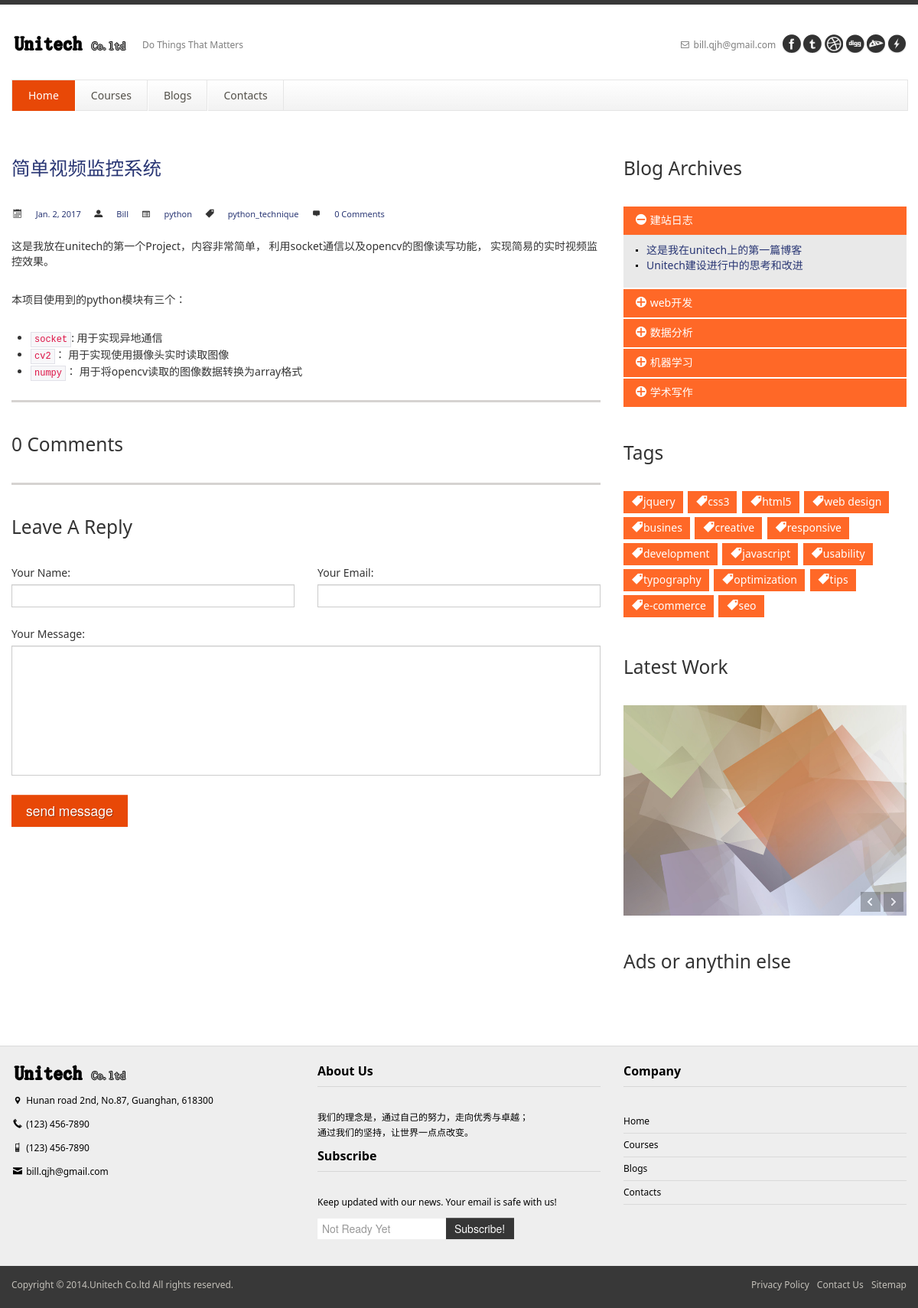
/blog/10/, run on an earlier commit of the app's database.
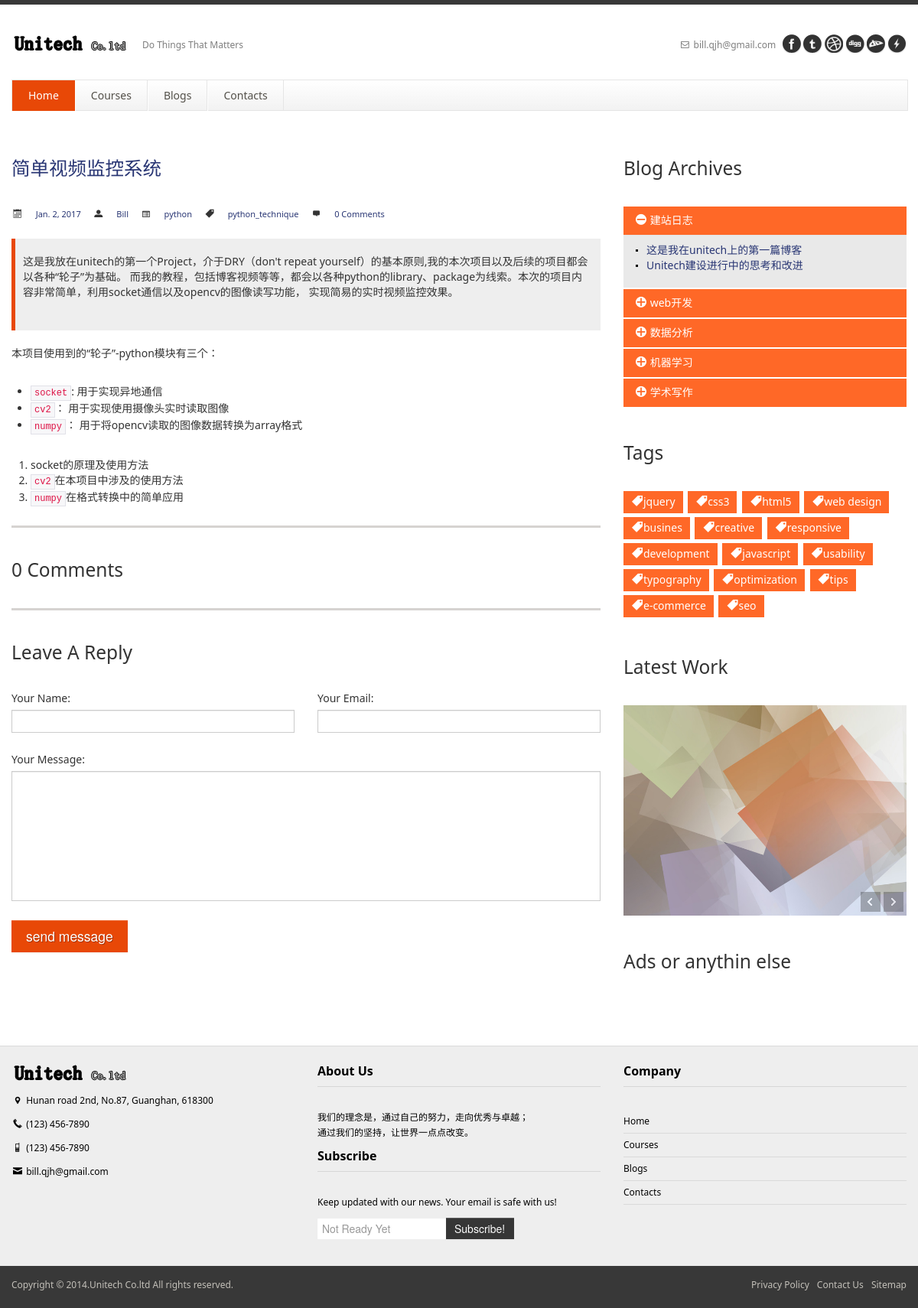
And on a later commit of the database.
### blogs/models.py (models this page shows, shortened)
class Post(models.Model):
    title = models.CharField(max_length=120)
    content = models.TextField()
    image = models.ImageField(null=True, blank=True, upload_to='post_pics')
    image_1170 = models.ImageField(null=True, blank=True, upload_to='post_pics')
    tags = models.ForeignKey(Category, on_delete=models.CASCADE, null=True, blank=True)
    publish_time = models.DateTimeField(auto_now=False, auto_now_add=False, null=True, blank=True)
    comment_num = models.CharField(max_length=5, null=True, blank=True)
    class Meta:
        ordering = ['-publish_time']

class Category(models.Model):
    name = models.CharField(max_length=100)

### blogs/views.py (the view, shortened to what this page needs)
# urls.py: url(r'^blog/(?P<id>\d+)/$', blog_views.my_blog_post),
@csrf_protect
def my_blog_post(request, id):
    post = get_object_or_404(Post, id=id)
    posts = Post.objects.all()
    comments = Comment.objects.all()
    tags = Tag.objects.all()
    comment_num = Comment.objects.filter(post=post).count()
    post.comment_num = comment_num
    post.save()
    comment_form =  CommentForm()
    c = {
        'post': post,
        'posts': posts,
        'comments': comments,
        'comment_form': comment_form,
        'comment_num': comment_num,
        'tags': tags,
      }
    return render(request, './blogs/my_blog_post.html', c)

### blogs/forms.py
class CommentForm(forms.ModelForm):
    class Meta:
        model = Comment
        fields = [
            "name",
            "email",
            "content",
        ]
    def __init__(self, *args, **kwargs):
        super(CommentForm, self).__init__(*args, **kwargs)
        self.fields['name'].widget.attrs.update({'class' : 'text-input span4'})
        self.fields['email'].widget.attrs.update({'class' : 'text-input span4'})
        self.fields['content'].widget.attrs.update({'class' : 'text-input span8'})

### templates/blogs/my_blog_post.html (shortened to what this page needs)
{% extends "./my_blog_base.html" %}
{% load static %}
{% block post_title %}
<a href="/blog/{{ post.id }}/">{{ post.title }}</a>
{% endblock %}
{% block posts %}
    <ul class="post-meta">
        <li><i class="icon-calendar"></i> <a href="#">
        {{ post.publish_time.date }}</a></li>
        <li><i class="icon-user"></i> <a href="#">Bill</a></li>
                        <li><i class="icon-list-alt"></i>
                            <a href="#">python</a>
                        </li>
        <li><i class="icon-tag"></i> <a href="#">{{ post.tags.name }}</a></li>
        <li><i class="icon-comment"></i> <a href="#">{{ comment_num }} Comments</a></li>
    </ul>
    {{ post.content|safe }}
    	<hr />
        <h3>{{ comment_num }} Comments</h3>
        <hr />
        <h3>Leave A Reply</h3>
        <form name="contact" method="post" action="/blog/{{post.id}}/" class="af-form" id="af-form" />
                    <div class="af-outer af-required pull-left">
                        <div class="af-inner">
                            <label for="name" id="name_label">Your Name:</label>
                            {{ comment_form.name }}
                        </div>
                    </div>
                    <div class="af-outer af-required pull-right">
                        <div class="af-inner">
                            <label for="email" id="email_label">Your Email:</label>
                            {{ comment_form.email }}
                        </div>
                    </div>
                    <div class="af-outer af-required">
                        <div class="af-inner">
                            <label for="input-message" id="message_label">Your Message:</label>
                            {{ comment_form.content }}
                        </div>
                    </div>
                    <input type="submit" name="send" value="send message" class="form-button btn btn-welcome btn-large">
{% endblock %}
{% block blog_category_log %}
    {% for post in posts %}
        {% if post.tags.name == 'website_log' %}
            <li><a href="/blog/{{ post.id }}/">{{ post.title }}</a></li>
        {% endif %}
    {% endfor %}
{% endblock %}

### templates/blogs/my_blog_base.html (shortened to what this page needs)
<!DOCTYPE html>{% load static %}
<html lang="en">
<head>
    <link href={% static "css/bootstrap.min.css" %} type="text/css" rel="stylesheet" />
    <link href={% static "css/style.css" %} type="text/css" rel="stylesheet" />
    <link href={% static "css/prettyPhoto.css" %} type="text/css" rel="stylesheet" />
    <link href={% static "css/font-icomoon.css" %} type="text/css" rel="stylesheet" />
    <link href={% static "css/font-awesome.css" %} type="text/css" rel="stylesheet" />
<meta http-equiv="Content-Type" content="text/html; charset=utf-8" /></head>
<body>
<section id="top-menu">
</section>
<header id="header">
    <div class="container">
        <div class="row header-top">
            <div class="span5 logo">
                <a class="logo-img" href="/" title="responsive template"><img src={% static "example/logo.png" %} alt="Tabulate" /></a>
                <p class="tagline">Do Things That Matters</p>
            </div>
            <div class="span7 social-container">
                <p class="phone hidden-phone"><i class="icon-envelope"></i> bill.qjh@gmail.com</p>
                <div class="top-social">
                    <a data-original-title="Facebook" rel="tooltip" data-placement="top" class="facebook" href="#"></a>
                    <a data-original-title="Twitter" rel="tooltip" data-placement="top" class="twitter2" href="#"></a>
                    <a data-original-title="Dribble" rel="tooltip" data-placement="top" class="dribbble" href="#"></a>
                    <a data-original-title="Digg" rel="tooltip" data-placement="top" class="digg" href="#"></a>
                    <a data-original-title="DeviantArt" rel="tooltip" data-placement="top" class="dart" href="#"></a>
                    <a data-original-title="Market" rel="tooltip" data-placement="top" class="market" href="#"></a>
                </div>
            </div>
        </div>
        <div class="row header-nav">
           <div class="span12">
                <nav id="menu" class="clearfix">
                    <ul>
                        <li class="current"><a href="/"><span class="name">Home</span></a>
                        </li>
                        <li><a href="/course/"><span class="name">Courses</span></a>
                        </li>
                        <li><a href="/blog/"><span class="name">Blogs</span></a>
                        </li>
                        <li><a href="/contact/"><span class="name">Contacts</span></a></li>
                    </ul>
                </nav>
            </div>
        </div>
    </div>
</header>
<section id="container">
    <div class="container">
        <div class="row">
            <section id="page-sidebar" class="pull-left span8">
                <article class="blog-post">
                    <div class="row">
                        <div class="span8">
                            <h3 class="post-title">{% block post_title %}{% endblock %}</h3>
                            <div class="post-content">
                                {% block posts %}{% endblock %}
                            </div>
                        </div>
                    </div>
                </article>
            </section>
            <aside id="sidebar" class="pull-right span4">
            <section>
                <h3 class="widget-title">Blog Archives</h3>
                <div class="accordion" id="accordion2">
                    <div class="accordion-group">
                        <div class="accordion-heading">
                            <a class="accordion-toggle" data-toggle="collapse" data-parent="#accordion2" href="#collapse1">
                                <i class="icon-minus icon-white"></i>
                                建站日志
                            </a>
                        </div>
                        <div id="collapse1" class="accordion-body collapse in">
                            <div class="accordion-inner">
                                <ul class="icons ul-list-2">
                                    {% block blog_category_log %}
                                    {% endblock %}
                                </ul>
                            </div>
                        </div>
                    </div>
                    <div class="accordion-group">
                        <div class="accordion-heading">
                            <a class="accordion-toggle" data-toggle="collapse" data-parent="#accordion2" href="#collapse2">
                                <i class="icon-plus icon-white"></i>
                                web开发
                            </a>
                        </div>
                    </div>
                    <div class="accordion-group">
                        <div class="accordion-heading">
                            <a class="accordion-toggle" data-toggle="collapse" data-parent="#accordion2" href="#collapse3">
                                <i class="icon-plus icon-white"></i>
                                数据分析
                            </a>
                        </div>
                    </div>
                    <div class="accordion-group">
                        <div class="accordion-heading">
                            <a class="accordion-toggle" data-toggle="collapse" data-parent="#accordion2" href="#collapse4">
                                <i class="icon-plus icon-white"></i>
                                机器学习
                            </a>
                        </div>
                    </div>
                    <div class="accordion-group">
                        <div class="accordion-heading">
                            <a class="accordion-toggle" data-toggle="collapse" data-parent="#accordion2" href="#collapse5">
                                <i class="icon-plus icon-white"></i>
                                学术写作
                            </a>
                        </div>
                    </div>
                </div>
            </section>
            <section>
                <h3 class="widget-title">Tags</h3>
                <div class="tags">
                    <a href="#"><i class="icon-tag icon-white"></i>jquery</a>
                    <a href="#"><i class="icon-tag icon-white"></i>css3</a>
                    <a href="#"><i class="icon-tag icon-white"></i>html5</a>
                    <a href="#"><i class="icon-tag icon-white"></i>web design</a>
                    <a href="#"><i class="icon-tag icon-white"></i>busines</a>
                    <a href="#"><i class="icon-tag icon-white"></i>creative</a>
                    <a href="#"><i class="icon-tag icon-white"></i>responsive</a>
                    <a href="#"><i class="icon-tag icon-white"></i>development</a>
                    <a href="#"><i class="icon-tag icon-white"></i>javascript</a>
                    <a href="#"><i class="icon-tag icon-white"></i>usability</a>
                    <a href="#"><i class="icon-tag icon-white"></i>typography</a>
                    <a href="#"><i class="icon-tag icon-white"></i>optimization</a>
                    <a href="#"><i class="icon-tag icon-white"></i>tips</a>
                    <a href="#"><i class="icon-tag icon-white"></i>e-commerce</a>
                    <a href="#"><i class="icon-tag icon-white"></i>seo</a>
                </div>
            </section>
            <section>
                <h3 class="widget-title">Latest Work</h3>
                <div id="latestwork-sidebar" class="carousel slide">
                    <div class="carousel-inner">
                        <div class="active item"><img src={% static "example/latest3.jpg" %} alt="photo" /></div>
                    </div>
                    <a class="carousel-control left" href="#latestwork-sidebar" data-slide="prev"></a>
                    <a class="carousel-control right" href="#latestwork-sidebar" data-slide="next"></a>
                </div>
            </section>
            <section>
                <h3 class="widget-title">Ads or anythin else</h3>
            </section>
            </aside>
        </div>
    </div>
</section>
<footer id="footer">
    <div class="container">
        <div class="row">
            <div class="span4">
                <p><img src={% static "example/logo.png" %} alt="" /></p>
                <address>
                    <p><i class="icon-map-marker"></i> Hunan road 2nd, No.87, Guanghan, 618300</p>
                    <p><i class="icon-phone"></i> (123) 456-7890</p>
                    <p><i class="icon-mobile-2"></i> (123) 456-7890</p>
                    <p><i class="icon-mail-3"></i> <a href="mailto:#">bill.qjh@gmail.com</a></p>
                </address>
            </div>
            <div class="span8">
                <div class="row">
                    <div class="span8"></div>
                    <div class="span8">
                    </div>
                </div>
            </div>
            <div class="span4">
                <p class="heading">About Us</p>
                <p>我们的理念是，通过自己的努力，走向优秀与卓越；<br>通过我们的坚持，让世界一点点改变。 </p>
                <p class="heading">Subscribe</p>
                <p>Keep updated with our news. Your email is safe with us!</p>
                <div class="input-append">
                    <input type="text" placeholder="Not Ready Yet" class="span2" />
                    <button type="button" class="btn btn-inverse">Subscribe!</button>
                </div>
            </div>
            <div class="span4">
                <p class="heading">Company</p>
                <ul class="footer-navigate">
                    <li><a href="/">Home</a></li>
                    <li><a href="/course/">Courses</a></li>
                    <li><a href="/Blog/">Blogs</a></li>
                    <li><a href="/contact/">Contacts</a></li>
                </ul>
            </div>
        </div>
    </div>
</footer>
<section id="footer-menu">
    <div class="container">
        <div class="row">
            <div class="span4">
                <p class="copyright">Copyright &copy; 2014.Unitech Co.ltd All rights reserved.<a target="_blank" href="#"> </a></p>
            </div>
            <div class="span8 hidden-phone">
                <ul class="pull-right">
                    <li><a href="#">Privacy Policy</a></li>
                    <li><a href="#">Contact Us</a></li>
                    <li><a href="#">Sitemap</a></li>
                </ul>
            </div>
        </div>
    </div>
</section>
</body>
</html>

What changed in the data, as far as the page shows it:
changed Post "简单视频监控系统": content "这是我放在unitech的第一个Project，内容非常简单， 利用socket通信以及opencv的图像读写功能， 实现简易的实时视频监控效果。 本项目使用到的python模块有三个： socket : 用于实现异地通信 cv2 ： 用于实现使用摄像头实时读取图像 numpy ： 用于将opencv读取的图像数据转换为array格式" → "这是我放在unitech的第一个Project，介于DRY（don't repeat yourself）的基本原则,我的本次项目以及后续的项目都会以各种“轮子”为基础。 而我的教程，包括博客视频等等，都会以各种python的library、package为线索。本次的项目内容非常简单，利用socket通信以及opencv的图像读写功能， 实现简易的实时视频监控效果。 本项目使用到的“轮子”-python模块有三个： socket : 用于实现异地通信 cv2 ： 用于实现使用摄像头实时读取图像 numpy ： 用于将opencv读取的图像数据转换为array格式 socket的原理及使用方法 cv2 在本项目中涉及的使用方法 numpy 在格式转换中的简单应用"
